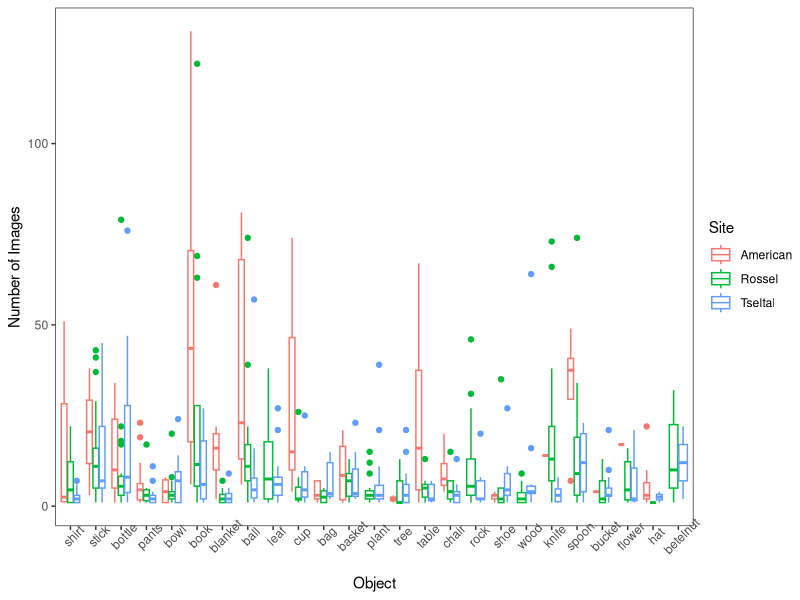

This chart was generated by the following R code:
library(tidyverse)

study.related <- c("camera", "vest", "camera cover", "headcam", "headband")
`%notin%` <- Negate(`%in%`)

all.casillas <- read_csv("data/casillas/all-data.csv") %>%
  filter(is.na(exclusion) & object %notin% study.related) %>%
  left_join(read_csv("data/casillas/manual-checks/basic.csv"), by = "object")
  
casillas <- all.casillas %>%
  select(site, sub_num, basic) 

all.bergelson <- read_csv("data/bergelson/all-data.csv") %>%
  filter(is.na(exclusion) & object %notin% study.related)

bergelson <- all.bergelson %>%
  select(site, sub_num, basic)

data <- bind_rows(casillas, bergelson) %>%
  distinct()

top.objects <- data %>%
  select(site, sub_num, basic) %>%
  distinct() %>%
  group_by(site) %>%
  summarize(total = length(unique(sub_num)), 
            basic = basic,
            sub_num = sub_num) %>%
  group_by(site, basic, total) %>%
  summarize(n.children = length(unique(sub_num))) %>%
  ungroup() %>%
  complete(site, basic, fill = list(n.children = 0)) %>%
  mutate(prop = ifelse(n.children == 0, 0, n.children/total)) %>%
  group_by(basic) %>%
  summarize(mean.prop = mean(prop)) %>%
  arrange(desc(mean.prop)) %>%
  slice_head(n = 25)

n.images <- all.casillas %>%
  select(site, sub_num, object, category, basic, image) %>%
  bind_rows(select(all.bergelson, site, sub_num, object, category, basic, image)) %>%
  filter(basic %in% top.objects$basic) %>%
  group_by(site, sub_num, basic) %>%
  summarize(n = length(unique(image))) %>%
  ungroup() %>%
  complete(sub_num, basic, fill = list(n = 0)) %>%
  group_by(site, basic) %>%
  summarize(mean = mean(n),
            median = median(n),
            min = min(n), 
            max = max(n)) %>%
  filter(!is.na(site))

all.casillas %>%
  select(site, sub_num, object, category, basic, image) %>%
  bind_rows(select(all.bergelson, site, sub_num, object, category, basic, image)) %>%
  filter(basic %in% top.objects$basic) %>%
  mutate(basic = factor(basic, levels = top.objects$basic)) %>%
  group_by(site, sub_num, basic) %>%
  summarize(n = length(unique(image))) %>%
  ungroup() %>%
  complete(sub_num, basic, fill = list(n = 0)) %>%
  filter(!is.na(site)) %>%
  ggplot(aes(x = basic, y = n, color = site)) +
  geom_boxplot() +
  labs(x = "Object", y = "Number of Images", color = "Site") + 
  theme_test() +
  theme(axis.text.x = element_text(angle = 45)) 